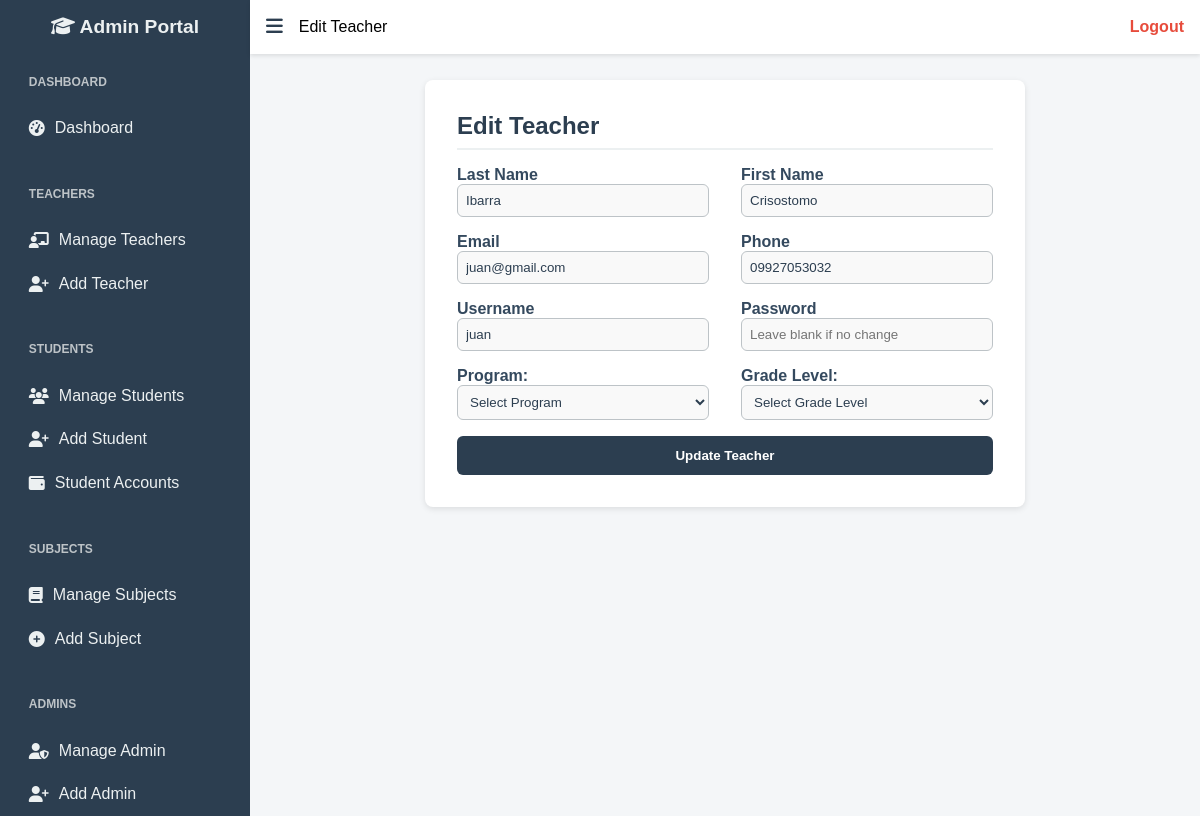
/edit_teacher.php?id=18 (signed in), run on the app's committed database.
### tables this page shows
CREATE TABLE `teachers` (
  `id` int(11) NOT NULL,
  `lastname` varchar(100) NOT NULL,
  `firstname` varchar(100) NOT NULL,
  `email` varchar(150) NOT NULL,
  `phone` varchar(20) DEFAULT NULL,
  `username` varchar(100) NOT NULL,
  `password` varchar(255) NOT NULL,
  `created_at` timestamp NOT NULL DEFAULT current_timestamp(),
  `section` varchar(50) DEFAULT NULL,
  `program` varchar(255) DEFAULT NULL,
  `grade_level` varchar(50) DEFAULT NULL
);

### edit_teacher.php (the view, shortened to what this page needs)
<?php
$conn = new mysqli("localhost", "root", "", "student_management_system");
$teacher_id = $_GET['id'];
$sql = "SELECT id, lastname, firstname, email, phone, username, password, program, grade_level FROM teachers WHERE id = ?";
$stmt = $conn->prepare($sql);
$stmt->bind_param("i", $teacher_id);
$stmt->execute();
$result = $stmt->get_result();
$teacher = $result->fetch_assoc();
?>
<!DOCTYPE html>
<html lang="en">
<head>
  <link rel="stylesheet" href="https://cdnjs.cloudflare.com/ajax/libs/font-awesome/6.4.0/css/all.min.css"/>
</head>
<body>
  <div class="sidebar" id="sidebar">
    <h2><i class="fas fa-graduation-cap"></i> <span>Admin Portal</span></h2>
    <ul>
      <li class="section-title">Dashboard</li>
      <li><a href="admin_dashboard.php"><i class="fas fa-tachometer-alt"></i> <span>Dashboard</span></a></li>
      <li class="section-title">Teachers</li>
      <li><a href="manage_teachers.php"><i class="fas fa-chalkboard-teacher"></i> <span>Manage Teachers</span></a></li>
      <li><a href="add_teacher.php"><i class="fas fa-user-plus"></i> <span>Add Teacher</span></a></li>
      <li class="section-title">Students</li>
      <li><a href="manage_students.php"><i class="fas fa-users"></i> <span>Manage Students</span></a></li>
      <li><a href="add_student.php"><i class="fas fa-user-plus"></i> <span>Add Student</span></a></li>
      <li><a href="manage_student_accounts.php"><i class="fas fa-wallet"></i> <span>Student Accounts</span></a></li>
      <li class="section-title">Subjects</li>
      <li><a href="manage_subjects.php"><i class="fas fa-book"></i> <span>Manage Subjects</span></a></li>
      <li><a href="add_subject.php"><i class="fas fa-plus-circle"></i> <span>Add Subject</span></a></li>
      <li class="section-title">Admins</li>
      <li><a href="manage_admins.php"><i class="fas fa-user-shield"></i> <span>Manage Admin</span></a></li>
      <li><a href="add_admin.php"><i class="fas fa-user-plus"></i> <span>Add Admin</span></a></li>
    </ul>
  </div>
<div class="topbar" id="topbar">
  <button class="toggle-btn" onclick="toggleSidebar()">
    <i class="fas fa-bars"></i>
  </button>
  <span>Edit Teacher</span>
  <a href="logout.php" class="logout-btn">Logout</a>
</div>
<div class="content" id="content">
  <div class="form-container">
    <h2>Edit Teacher</h2>
    <form method="POST" action="">
      <div class="form-grid">
        <div>
          <label for="lastname">Last Name</label>
          <input type="text" id="lastname" name="lastname" value="<?php echo $teacher['lastname']; ?>" required>
        </div>
        <div>
          <label for="firstname">First Name</label>
          <input type="text" id="firstname" name="firstname" value="<?php echo $teacher['firstname']; ?>" required>
        </div>
        <div>
          <label for="email">Email</label>
          <input type="email" id="email" name="email" value="<?php echo $teacher['email']; ?>" required>
        </div>
        <div>
          <label for="phone">Phone</label>
          <input type="tel" id="phone" name="phone" value="<?php echo $teacher['phone']; ?>" pattern="[0-9]{11}" maxlength="11" required oninput="validatePhone(this)">
        </div>
        <div>
          <label for="username">Username</label>
          <input type="text" id="username" name="username" value="<?php echo $teacher['username']; ?>" required>
        </div>
        <div>
          <label for="password">Password</label>
          <input type="password" id="password" name="password" placeholder="Leave blank if no change">
        </div>
        <div class="form-group">
          <label for="program">Program:</label>
          <select name="program" id="program" required>
            <option value="">Select Program</option>
          </select>
        </div>
        <div class="form-group">
          <label for="grade_level">Grade Level:</label>
          <select name="grade_level" id="grade_level" required>
            <option value="">Select Grade Level</option>
          </select>
        </div>
      </div>
      <button type="submit">Update Teacher</button>
    </form>
  </div>
</div>
</body>
</html

### edit_teacher.php (style rules this page uses)
* { box-sizing: border-box; margin: 0; padding: 0; }
body { font-family: Arial, sans-serif; display: flex; min-height: 100vh; background-color: #f4f6f8; }
.sidebar { width: 250px; background-color: #2c3e50; color: #ecf0f1; padding-top: 1rem; flex-shrink: 0; overflow: hidden; transition: all 0.3s ease; }
.sidebar h2 { text-align: center; margin-bottom: 1rem; font-size: 1.2rem; }
.sidebar ul { list-style: none; padding: 0 1rem; }
.sidebar li { padding: 0.8rem; cursor: pointer; transition: background-color 0.2s; display: flex; align-items: center; gap: 10px; }
.sidebar .section-title { font-weight: bold; font-size: 0.75rem; margin-top: 1.5rem; margin-bottom: 0.3rem; color: #bdc3c7; text-transform: uppercase; }
.sidebar li a { text-decoration: none; color: inherit; display: flex; align-items: center; gap: 10px; width: 100%; }
.topbar { position: fixed; left: 250px; right: 0; top: 0; background-color: #fff; padding: 1rem; box-shadow: 0 2px 4px rgba(0,0,0,0.1); z-index: 999; display: flex; align-items: center; gap: 1rem; transition: left 0.3s ease; }
.toggle-btn { font-size: 1.2rem; cursor: pointer; background: none; border: none; color: #2c3e50; }
.logout-btn { margin-left: auto; text-decoration: none; color: #e74c3c; font-weight: bold; font-size: 1rem; }
.content { flex-grow: 1; padding: 5rem 2rem 2rem 2rem; transition: all 0.3s ease; }
.form-container { background: #fff; padding: 2rem; border-radius: 0.5rem; box-shadow: 0 2px 6px rgba(0,0,0,0.1); max-width: 600px; margin: auto; }
.form-container h2 { margin-bottom: 1rem; color: #2c3e50; font-size: 1.5rem; border-bottom: 2px solid #ecf0f1; padding-bottom: 0.5rem; }
.form-container .form-grid { display: grid; grid-template-columns: 1fr 1fr; gap: 1rem 2rem; }
.form-container label { font-weight: bold; color: #34495e; }
.form-container input { width: 100%; padding: 0.5rem; border: 1px solid #bdc3c7; border-radius: 0.375rem; background-color: #f9f9f9; color: #2c3e50; }
.form-container select { width: 100%; padding: 0.5rem; border: 1px solid #bdc3c7; border-radius: 0.375rem; background-color: #f9f9f9; color: #2c3e50; cursor: pointer; }
.form-container button { width: 100%; padding: 0.75rem; background-color: #2c3e50; color: #fff; border: none; border-radius: 0.375rem; font-weight: bold; margin-top: 1rem; cursor: pointer; }

### data on the page
teachers: lastname "Ibarra", firstname "Crisostomo", email "juan@gmail.com", phone "09927053032", username "juan"
